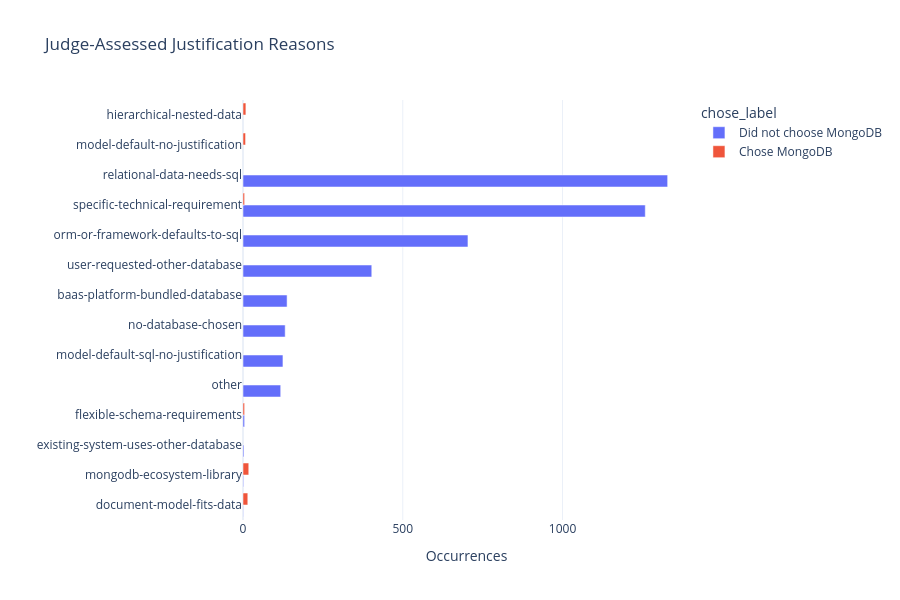

Write notebook code for a chart like this one.
### Markdown cell above
---
## 4. Why MongoDB Was / Wasn't Chosen

The judge classifies each database choice into structured justification reasons (e.g. `document-model-fits-data`, `orm-or-framework-defaults-to-sql`, `model-default-sql-no-justification`). This chart aggregates those reasons across all samples, split by whether MongoDB was ultimately chosen. Look for reasons that appear almost exclusively on one side — those are the strongest drivers of selection or rejection.

### Code cell
reasons_exploded = df.explode("judge_justifications")
reasons_exploded["chose_label"] = reasons_exploded["chose_mongodb"].map({True: "Chose MongoDB", False: "Did not choose MongoDB"})

reason_counts = (
    reasons_exploded
    .groupby(["chose_label", "judge_justifications"])
    .size()
    .reset_index(name="count")
    .sort_values("count", ascending=True)
)

fig = px.bar(
    reason_counts,
    y="judge_justifications",
    x="count",
    color="chose_label",
    orientation="h",
    barmode="group",
    title="Judge-Assessed Justification Reasons",
    labels={"judge_justifications": "", "count": "Occurrences"},
    template=TEMPLATE,
    width=CHART_WIDTH,
    height=600,
)
fig.show()

### Figure 1 — Plotly figure (JSON) as saved in the notebook; plotly's stock layout.template omitted (floating-point values rounded to 4 significant figures)
{"data": [{"alignmentgroup": "True", "hovertemplate": "chose_label=Did not choose MongoDB<br>Occurrences=%{x}<br>=%{y}<extra></extra>", "legendgroup": "Did not choose MongoDB", "marker": {"color": "#636efa", "pattern": {"shape": ""}}, "name": "Did not choose MongoDB", "offsetgroup": "Did not choose MongoDB", "orientation": "h", "showlegend": true, "textposition": "auto", "type": "bar", "x": [1, 2, 3, 5, 118, 125, 132, 138, 403, 704, 1259, 1329], "xaxis": "x", "y": ["document-model-fits-data", "mongodb-ecosystem-library", "existing-system-uses-other-database", "flexible-schema-requirements", "other", "model-default-sql-no-justification", "no-database-chosen", "baas-platform-bundled-database", "user-requested-other-database", "orm-or-framework-defaults-to-sql", "specific-technical-requirement", "relational-data-needs-sql"], "yaxis": "y"}, {"alignmentgroup": "True", "hovertemplate": "chose_label=Chose MongoDB<br>Occurrences=%{x}<br>=%{y}<extra></extra>", "legendgroup": "Chose MongoDB", "marker": {"color": "#EF553B", "pattern": {"shape": ""}}, "name": "Chose MongoDB", "offsetgroup": "Chose MongoDB", "orientation": "h", "showlegend": true, "textposition": "auto", "type": "bar", "x": [5, 5, 8, 9, 15, 18], "xaxis": "x", "y": ["flexible-schema-requirements", "specific-technical-requirement", "model-default-no-justification", "hierarchical-nested-data", "document-model-fits-data", "mongodb-ecosystem-library"], "yaxis": "y"}], "layout": {"barmode": "group", "height": 600, "legend": {"title": {"text": "chose_label"}, "tracegroupgap": 0}, "title": {"text": "Judge-Assessed Justification Reasons"}, "width": 900, "xaxis": {"anchor": "y", "domain": [0, 1], "title": {"text": "Occurrences"}}, "yaxis": {"anchor": "x", "domain": [0, 1], "title": {"text": ""}}}}
